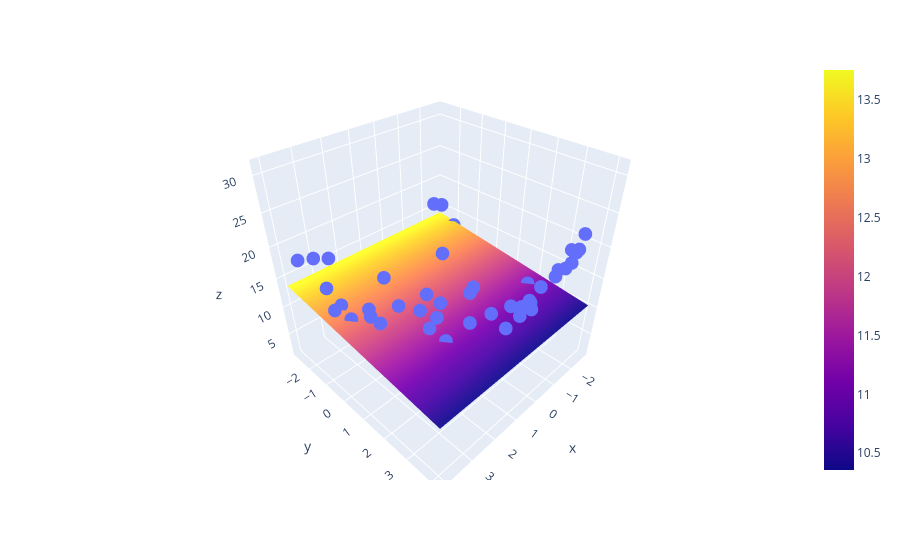

The notebook cell this image was saved under:
### Markdown cell above
### Baseline: Linear Regression on 2D Input (Plane Fitting)

First, we fit a **linear regression** (plane) to see how it performs:

$$z = w_1 x + w_2 y + w_0$$

This fits a **flat plane** to our curved surface → **Underfitting**

### 3D Visualization with Plotly

We use `meshgrid` to create a surface:
```python
x_input = np.linspace(x.min(), x.max(), 10)
y_input = np.linspace(y.min(), y.max(), 10)
xGrid, yGrid = np.meshgrid(x_input, y_input)
```

This creates a 10×10 grid for surface plotting.

### Code cell
import plotly.graph_objects as go

fig = px.scatter_3d(df, x=x.ravel(), y=y.ravel(), z=z.ravel())

fig.add_trace(go.Surface(x = x_input, y = y_input, z =z_final ))

fig.show()
